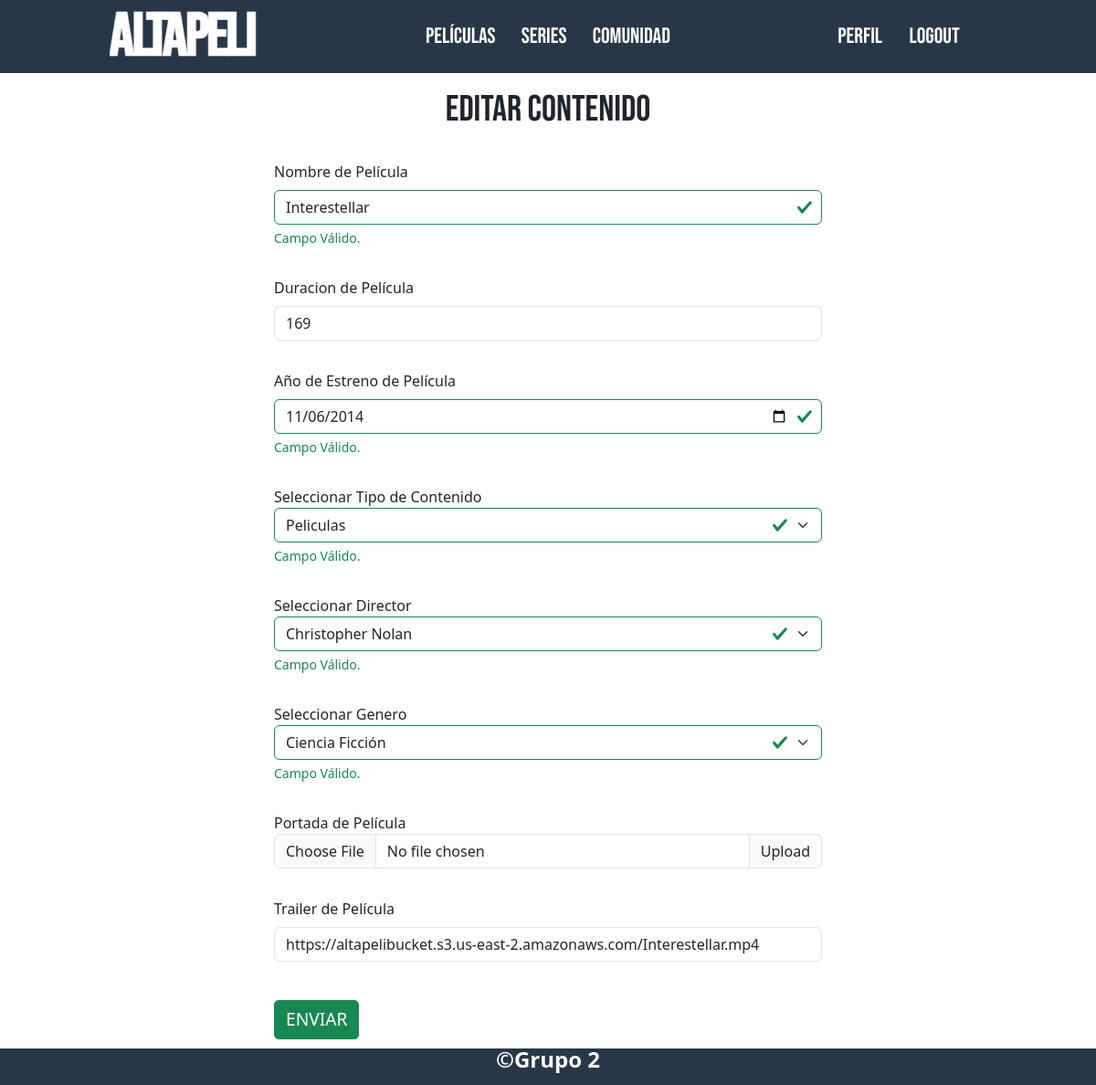
The app's page /peliculas_series/modificar_contenido/2/ (signed in) with its own data.
### apps/Peliculas_Series/models.py (models this page shows, shortened)
class PeliculaSerie(models.Model):
    nombre = models.CharField(max_length=255, blank=False)
    tipo = models.ForeignKey(Tipo, on_delete=models.CASCADE, blank=False)
    genero = models.ForeignKey(Genero, on_delete=models.CASCADE, blank=False)
    duracion = models.IntegerField(default=0)
    anio_estreno = models.DateField()
    director = models.ForeignKey(Director, on_delete=models.CASCADE, blank=False)
    trailer_url= models.URLField(
        max_length=500,
        default="https://altapelibucket.s3.us-east-2.amazonaws.com/RickRoll.mp4",
        blank=True
        )
    portada_img= models.ImageField(
        upload_to="peliculas/",
        blank=True,
        null=True,
        default="peliculas/Pelicula_Default.png"
    )

### apps/Peliculas_Series/views.py (the view)
# urls.py: path('modificar_contenido/<int:pk>/', views.AdminVistaModificarContenido.as_view(), name="admin_modificar_contenido"),
class AdminVistaModificarContenido(UpdateView):
    model= PeliculaSerie
    form_class= FormularioCrearContenido
    template_name= 'peliculas_series/AdminEditarContenido.html'
    success_url= reverse_lazy('admin_listar_contenido')
    def get_context_data(self, **kwargs):
        context= super().get_context_data(**kwargs)
        pk= self.kwargs['pk']
        contenido= PeliculaSerie.objects.get(id=pk)
        context['contenido']= contenido
        context['tipos']= Tipo.objects.all()
        context['generos']= Genero.objects.all()
        context['directores']= Director.objects.all()
        return context

### apps/Peliculas_Series/forms.py
class FormularioCrearContenido(forms.ModelForm):
    class Meta:
        model= PeliculaSerie
        fields= [
            "nombre",
            "duracion",
            "anio_estreno",
            "director",
            "genero",
            "tipo",
            "portada_img",
            "trailer_url"
        ]

### templates/peliculas_series/AdminEditarContenido.html (shortened to what this page needs)
{% extends 'base.html' %}
{% block contenido %}
<div class="crearContenido__container">
    <h3 class="fs-1 text-center mt-3" style="font-family: var(--primary-font);">Editar Contenido</h3>
    <form method="POST" class="needs-validation" novalidate enctype="multipart/form-data">
        <div class="input__container">
            <label for="input__nombre" class="form-label">Nombre de Película</label>
            <input type="text" id="input__nombre" name="nombre" class="form-control
                {% if not form.nombre.errors and form.nombre.value %}is-valid{% endif %}
                " value="{% if form.nombre.value is not None %}{{ form.nombre.value }}{% endif %} "
                placeholder="Nombre">
            {% if form.nombre.errors %}
            <div class="invalid-feedback">
                Este campo no es Válido.
            </div>
            {% else %}
            <div class="valid-feedback">
                Campo Válido.
            </div>
            {% endif %}
        </div>
        <div class="input__container">
            <label for="input__duracion" class="form-label">Duracion de Película</label>
            <input type="number" id="input__duracion" name="duracion" class="form-control"
                value="{% if contenido.duracion is not None %}{{contenido.duracion}}{% endif %}"
                placeholder="Duracion">
        </div>
        <div class="input__container">
            <label for="input__anio_estreno" class="form-label">Año de Estreno de Película</label>
            <input type="date" id="input__anio_estreno" name="anio_estreno" class="form-control
                                                {% if not form.anio_estreno.errors and form.anio_estreno.value %}is-valid{% endif %}
                                                "
                value="{% if contenido.anio_estreno is not None %}{{contenido.anio_estreno|stringformat:"s"}}{% endif %}">
            {% if form.anio_estreno.errors %}
            <div class="invalid-feedback">
                Este campo no es Válido.
            </div>
            {% else %}
            <div class="valid-feedback">
                Campo Válido.
            </div>
            {% endif %}
        </div>
        <div class="input__container">
            <label for="input_tipo">Seleccionar Tipo de Contenido</label>
            <select name="tipo" id="input_tipo" class="form-select {% if form.tipo.errors %}is-invalid{% endif %}
                                                {% if not form.tipo.errors and form.tipo.value %}is-valid{% endif %}">
                {% for tipo in tipos %}
                <option value={{ tipo.id }}  {% if form.tipo.value|stringformat:"s" == tipo.id|stringformat:"s" %}selected{% endif %}>{{ tipo.nombre }}</option>
                {% endfor %}
            </select>
            {% if form.tipo.errors %}
            <div class="invalid-feedback">
                Debe seleccionar un Tipo.
            </div>
            {% else %}
            <div class="valid-feedback">
                Campo Válido.
            </div>
            {% endif %}
        </div>
        <div class="input__container">
            <label for="input_director">Seleccionar Director</label>
            <select name="director" id="input_director" class="form-select {% if form.director.errors %}is-invalid{% endif %}
                                                {% if not form.director.errors and form.director.value %}is-valid{% endif %}">
                {% for director in directores %}
                <option value={{ director.id }}  {% if form.director.value|stringformat:"s" == director.id|stringformat:"s" %}selected{% endif %}>{{ director.nombre }} {{director.apellido}}</option>
                {% endfor %}
            </select>
            {% if form.director.errors %}
            <div class="invalid-feedback">
                Debe seleccionar un director.
            </div>
            {% else %}
            <div class="valid-feedback">
                Campo Válido.
            </div>
            {% endif %}
        </div>
        <div class="input__container">
            <label for="input_genero">Seleccionar Genero</label>
            <select name="genero" id="input_genero" class="form-select {% if form.genero.errors %}is-invalid{% endif %}
                                                {% if not form.genero.errors and form.genero.value %}is-valid{% endif %}">
                {% for genero in generos %}
                <option value={{ genero.id }}  {% if form.genero.value|stringformat:"s" == genero.id|stringformat:"s" %}selected{% endif %}>{{ genero.nombre }} </option>
                {% endfor %}
            </select>
            {% if form.genero.errors %}
            <div class="invalid-feedback">
                Debe seleccionar un genero.
            </div>
            {% else %}
            <div class="valid-feedback">
                Campo Válido.
            </div>
            {% endif %}
        </div>
        <div class="input__container">
            <label for="input_portada">Portada de Película</label>
            <div class="input-group">
                <input type="file" class="form-control" id="input__container" name="portada_img" value="{% if contenido.portada_img is not None %}{{ contenido.portada_img }}{% endif %}">
                <label for="input__container" class="input-group-text">Upload</label>
            </div>
        </div>
        <div class="input__container">
            <label for="input__trailer_url" class="form-label">Trailer de Película</label>
            <input
                type="text"
                id="input__trailer_url"
                name="trailer_url"
                class="form-control"
                value="{% if form.trailer_url.value is not None %}{{ form.trailer_url.value }}{% endif %}"
                placeholder="URL de Trailer"
            >
        </div>
        <button type="submit" class="btn btn-success">Enviar</button>
    </form>
</div>
{% endblock %}

### static/css/lista_pelicula.css (style rules this page uses)
.crearContenido__container { width: 50%; min-height: 100vh; }
form { height: 100%; }
.input__container { margin: 2em 0; }

### static/css/perfil.css (style rules this page uses)
.btn { display: inline-block; padding: 10px 20 px; margin: 10px 0; color: var(--white); text-decoration: none; border-radius: 5px; font-size: 1.2rem; text-transform: uppercase; transition: background-color 0.3s; }

### static/css/globals.css (style rules this page uses)
:root { --primary-color: #283747; --primary-color-dark: #c1790a; --primary-color-light: #f5ae3c; --white: #ffffff; --gray: #d4d4d4; --gray-dark: #3c3c3c; --black: #000000; --primary-font: "Bebas Neue", sans-serif; }
html, body { margin: 0; padding: 0; height: 100%; }
body { display: flex; flex-direction: column; min-height: 100vh; }
* { margin: 0; box-sizing: border-box; padding: 0; }

### records on screen
PeliculaSerie: nombre "Interestellar", duracion "169", anio_estreno "11/06/2014", trailer_url "https://altapelibucket.s3.us-east-2.amazonaws.com/Interestellar.mp4"

### other values on screen
form field tipo "Peliculas"
form field director "Christopher Nolan"
form field genero "Ciencia Ficción"
